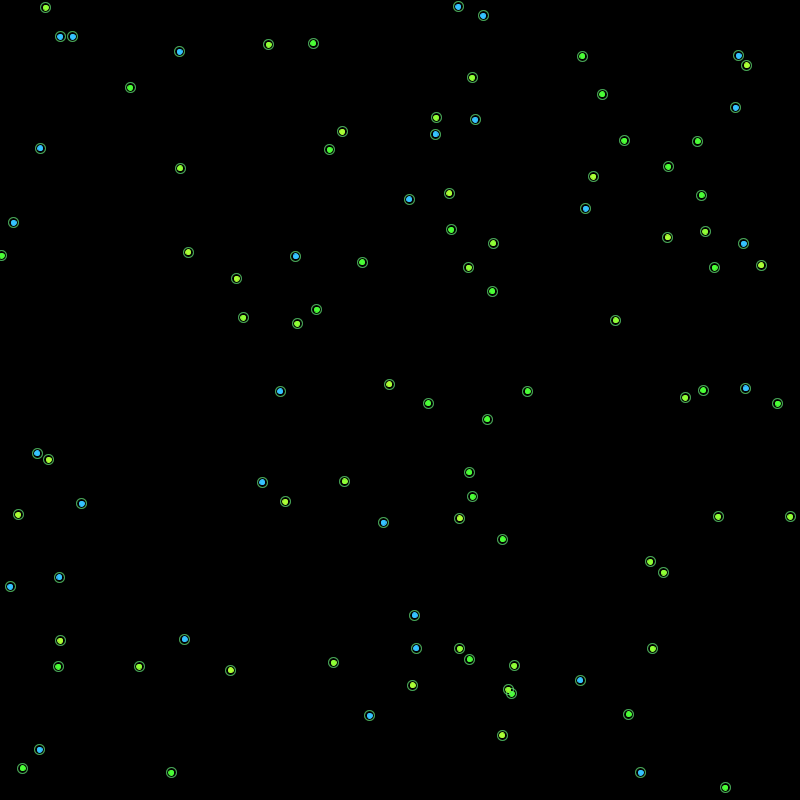
Frame 1 (no input)
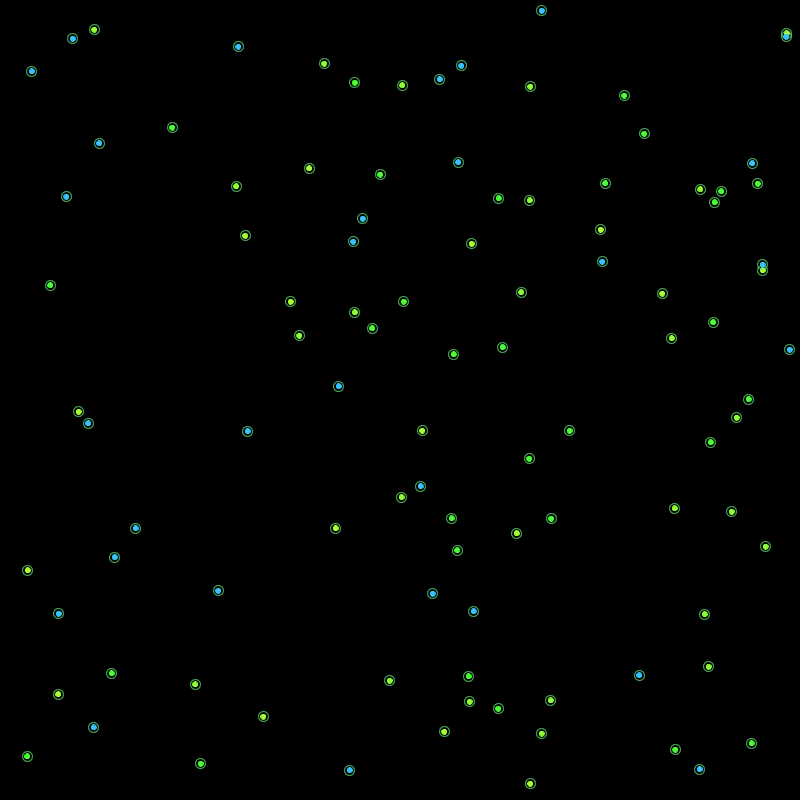
Frame 60 (the mouse pressed at the canvas centre just before this capture)
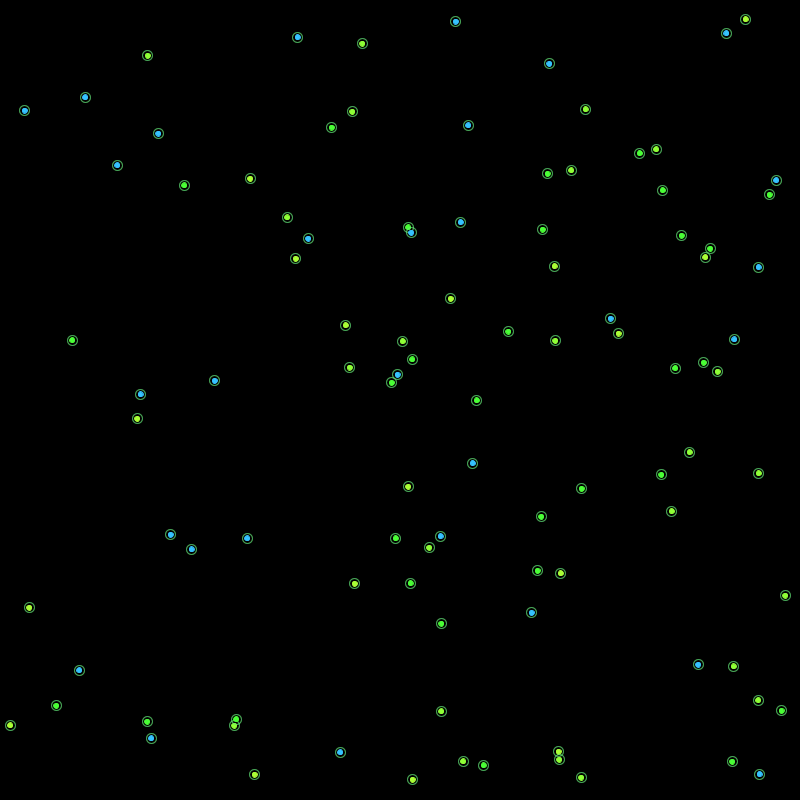
Frame 120 (the mouse held since frame 60 and released just before this capture)

The Processing sketch that drew these frames (run headless with seeded random() and noise(); from frame 60 on, the mouse is pressed at the canvas centre):

// Processing sketch: particle_types
// ── particle_types.pde

Type[] types;
HashMap<Integer, Type> typeMap = new HashMap<Integer, Type>();
int ID = 0;
ArrayList<Particle> particles = new ArrayList<Particle>();

long gt() {
  return System.nanoTime();
}
long time_now = gt();
long time_last = gt();
long time_delta = 0;
float dt = 0;

final int NUM_TYPES = 4;
final int NUM_PARTICLES = 100;
void setup() {
  size(800,800);
  colorMode(HSB);
  types = new Type[NUM_TYPES];
  
  for (int i = 0; i < NUM_TYPES; i += 1) {
    Type t = new Type();
    types[i] = t;
  }
  
  for (Type t : types) {
    t.makeForces(types);
  }
  
  for (int i = 0; i < NUM_PARTICLES; i += 1) {
    Type t = types[floor(random(types.length))];
    particles.add(new Particle(random(width) , random(height), t));
  }
  
}

void draw() {
  time_now = gt();
  time_delta = time_now - time_last;
  time_last = time_now;
  dt = (float)time_delta / 1e9;
  background(0);
  
  for (Particle p : particles) {
    p.update(particles);
    p.draw();
  }
}

// ── Prt.pde
class Particle {
  final int id;
  {
    ID += 1;
    id = ID;
  }

  int hashCode() {
    return Integer.hashCode(id);
  }
  @Override
    boolean equals(Object o) {
    if (o instanceof Particle) {
      if (((Particle)o).id == id) {
        return true;
      }
    }
    return false;
  }


  PVector pos, vel;
  Type type;
  float facing;
  
  Particle(float x, float y, Type type) {
    this.type = type;
    pos = new PVector(x, y);

    facing = 0;
    vel = PVector.fromAngle(facing);
  }

  void update(ArrayList<Particle> list) {

    for (Particle p : list) {
      if (p.id == id) continue; //<>//
      Force f = type.forceMap.get(p.type);
      if (PVector.dist(pos, p.pos) < f.max_dist) {
        facing += f.getForce(pos, p.pos);
      }
    }
    
    facing += type.step * dt;

    if (pos.x < 10) {
      facing = 0;
    }
    
    if (pos.x > width-10) {
      facing = -PI;
    }
    
    if (pos.y < 10 ) {
      facing = HALF_PI;
    }
    
    if (pos.y > height-10) {
      facing = -HALF_PI;
    }
    vel.x = cos(facing);
    vel.y = sin(facing);
    pos.add(vel);
  }

  void draw() {
    stroke(type.c);
    fill(type.c);
    ellipse(pos.x, pos.y, 5, 5);
    noFill();
    for (Force f : type.forces) {
    //  stroke(f.to.c);
    //  ellipse(pos.x, pos.y, f.max_dist*2, f.max_dist*2);
    //  stroke(f.to.c, 128);
    //  ellipse(pos.x, pos.y, f.mid_dist*2, f.mid_dist*2);
      stroke(f.to.c, 64);
      ellipse(pos.x, pos.y, f.min_dist*2, f.min_dist*2);      
    }
  }
}

// ── Types.pde
class Type {
  Force[] forces;
  HashMap<Type, Force> forceMap = new HashMap<Type, Force>();
  final int id;
  float step = random(-QUARTER_PI,QUARTER_PI);
  {
    ID += 1;
    id = ID;
  }
  color c;
  Type() {
    c = color(random(255), 200,255);
  }

  int hashCode() {
    return Integer.hashCode(id);
  }
  @Override
    boolean equals(Object o) {
    if (o instanceof Type) {
      if (((Type)o).id == id) {
        return true;
      }
    }
    return false;
  }

  void makeForces(Type[] types) {
    forces = new Force[types.length];
    int i =0;
    for (Type type : types) {
      //if (type.equals(this)) continue;
      forces[i] = new Force(this, type);
      forceMap.put(type, forces[i]);

      i += 1;
    }
  }
}
final int MIN_DIST = 5;
final int MAX_DIST = 100;
class Force {
  Type from, to;
  float min_dist = MIN_DIST;
  float max_dist = random(min_dist+5, MAX_DIST);
  float mid_dist = random(min_dist, max_dist);

  float force = random(-1, 1);

  Force (Type from, Type to) {
    this.from = from;
    this.to = to;
  }


  float getForce(PVector A, PVector B) {

    float dist = PVector.dist(A, B);
    PVector S = PVector.sub(B,A);
    S.normalize();
    float r = 0;
    float n = 0;
    if (dist < min_dist) {
      S.mult(-1);
      if (dist <= 0) {
        
        r = S.heading() * dt;
      } else {
        n = (dist / min_dist);
        r = pow(S.heading() * n * dt, 2);
        println(r);
      }
    } else if (dist < mid_dist) {
      S.mult(force);
      n = (dist - min_dist) / (mid_dist - min_dist);
      r = S.heading() * n * dt;
    } else if (dist < max_dist) {
      S.mult(force);
      n = 1.0 - ((dist - mid_dist) / (max_dist - mid_dist));
      r = S.heading() * n * dt;
    }


    return r;
  }
}
